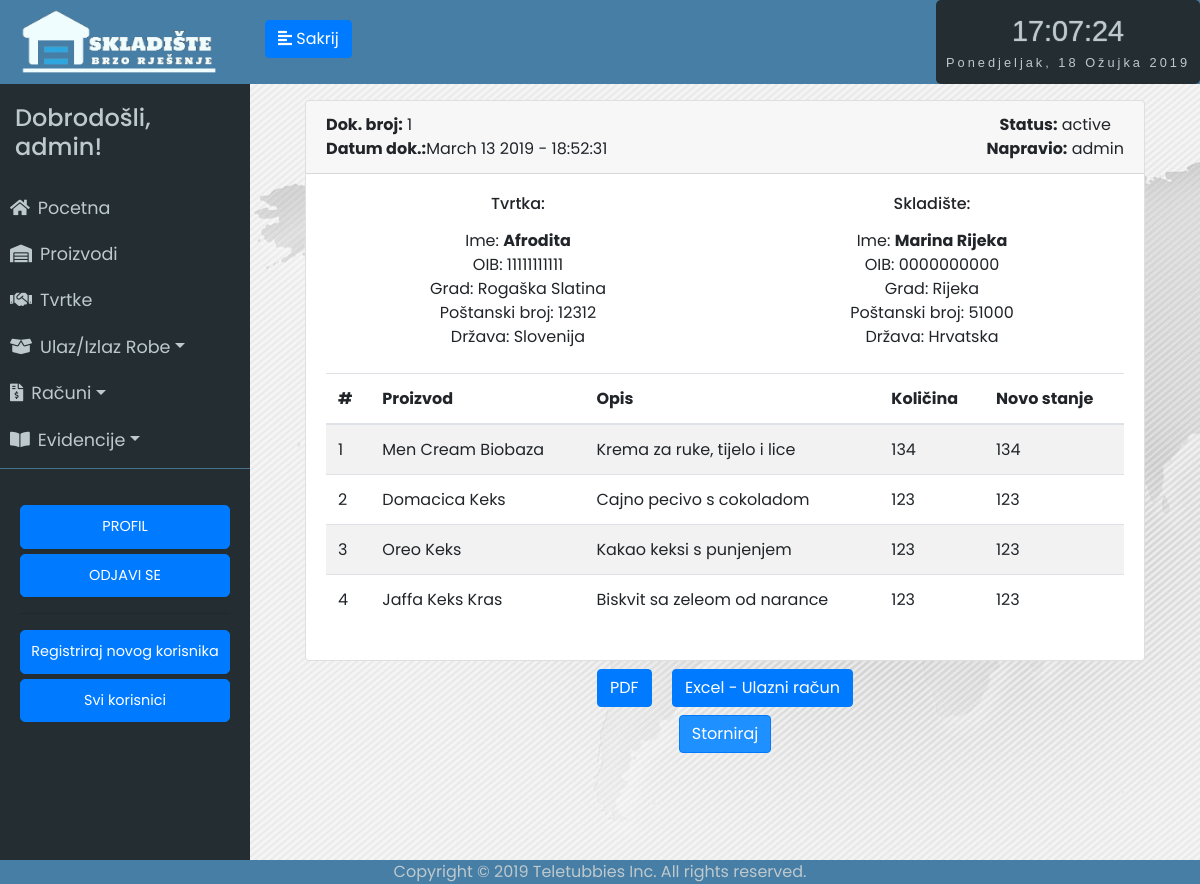
The app's page /receipt/1 (signed in) with its own data.
### app/models.py (models this page shows, shortened)
class User(UserMixin, db.Model):
	id = db.Column(db.Integer, primary_key=True)
	username = db.Column(db.String(64), index=True, unique=True)
	email = db.Column(db.String(120), index=True, unique=True)
	password_hash = db.Column(db.String(128))
	last_seen = db.Column(db.DateTime, default=datetime.utcnow)
	rank = db.Column(db.String(32))
	status = db.Column(db.String(32))
	evidencija = db.relationship('Evidencija', backref='user', lazy='dynamic')
	ReceiptUser = db.relationship('Receipt', backref = 'receiptUser', lazy = 'dynamic', foreign_keys = 'Receipt.receipt_user')
	StornoUser = db.relationship('Receipt', backref='stornoUser', lazy='dynamic', foreign_keys = 'Receipt.storno_user')

class Evidencija(db.Model):
	id = db.Column(db.Integer, primary_key=True)
	proizvod_id = db.Column(db.Integer, db.ForeignKey('proizvod.id'))
	tvrtka_id = db.Column(db.Integer, db.ForeignKey('tvrtka.id'))
	promijenjena_kolicina = db.Column(db.Integer)
	trenutna_kolicina = db.Column(db.Integer)
	datum_unosa = db.Column(db.DateTime, default=datetime.utcnow)
	vrsta_unosa = db.Column(db.String(64))
	user_id = db.Column(db.Integer, db.ForeignKey('user.id'))
	receipt_id = db.Column(db.Integer, db.ForeignKey('receipt.id'))

class Receipt(db.Model):
	id = db.Column(db.Integer, primary_key=True)
	status = db.Column(db.String(64))
	date = db.Column(db.DateTime, default=datetime.utcnow)
	receipt_type = db.Column(db.String(64))
	evidencija = db.relationship('Evidencija', backref='receipt', lazy='dynamic')
	storno_date = db.Column(db.DateTime, nullable=True)
	receipt_user = db.Column(db.Integer, db.ForeignKey('user.id'))
	storno_user = db.Column(db.Integer, db.ForeignKey('user.id'), nullable=True)
	receipt_tvrtka = db.Column(db.Integer, db.ForeignKey('tvrtka.id'))

class Tvrtka(db.Model):
	__searchable__ = ['name']
	id = db.Column(db.Integer, primary_key=True)
	name = db.Column(db.String(64))
	oib = db.Column(db.Integer, unique=True)
	adresa = db.Column(db.String(200))
	grad = db.Column(db.String(64))
	p_broj = db.Column(db.Integer)
	drzava = db.Column(db.String(64))
	evidencija = db.relationship('Evidencija', backref='tvrtka', lazy='dynamic')
	receipt = db.relationship('Receipt', backref='tvrtka', lazy='dynamic')

class Proizvod(db.Model):
	__searchable__ = ['name']
	id = db.Column(db.Integer, primary_key=True)
	name = db.Column(db.String(64))
	kolicina = db.Column(db.Integer, default=0)
	zemlja_podrijetla = db.Column(db.String(64))
	opis_proizvoda = db.Column(db.String(300))
	datum_unosa = db.Column(db.DateTime, default=datetime.utcnow)
	bar_kod = db.Column(db.String(64))
	evidencija = db.relationship('Evidencija', backref='proizvod', lazy='dynamic')

### app/routes.py (the view, shortened to what this page needs)
@app.route('/receipt/<id>', methods=['GET', 'POST'])
@login_required
def receipt(id):
	form = Storno()
	evidencije = Evidencija.query.filter_by(receipt_id=id)
	evidencija = Evidencija.query.filter_by(receipt_id=id).first()
	receipt = Receipt.query.get(id)
	return render_template('receipt.html', id=id, evidencije=evidencije, evidencija=evidencija, receipt=receipt, form=form)

### app/forms.py
class Storno(FlaskForm):
	submit= SubmitField('Storniraj')

### app/models.py (called while the page is built)
@login.user_loader
def load_user(id):
	return User.query.get(int(id))

### app/routes.py (called while the page is built)
@app.before_request
def before_request():
	if current_user.is_authenticated:
		current_user.last_seen = datetime.utcnow()
		db.session.commit()

### app/templates/receipt.html (shortened to what this page needs)
{% extends "base.html" %}
{% block content %}
<div id="contentToPdf" class="unos-p">
<div class="container">
	<div class="card">
		<div class="card-header">
			<span class="float-left"><span class="float-left"><strong>Dok. broj:</strong> {{id}}</span><br><strong><span class="float-left">Datum dok.:  </strong> {{ evidencija.datum_unosa.strftime('%B %d %Y - %H:%M:%S') }}
			</span>
			<span class="float-right"><strong>Status:</strong> {{receipt.status}} <br><strong>Napravio:</strong> {{evidencija.user.username}} </span>
		</div>
		<div class="card-body">
			<div class="row mb-4">
				<div class="col-sm-6">
					<h6 class="mb-3">Tvrtka:</h6>
					<div>
					<div>Ime: <strong>{{ evidencija.tvrtka.name }}</strong></div>
					</div>
					<div>OIB: {{ evidencija.tvrtka.oib }}</div>
					<div>Grad: {{ evidencija.tvrtka.grad }}</div>
					<div>Poštanski broj: {{ evidencija.tvrtka.p_broj }}</div>
					<div>Država: {{ evidencija.tvrtka.drzava }}</div>
				</div>
				<div class="col-sm-6">
					<h6 class="mb-3">Skladište:</h6>
					<div>
					<div>Ime: <strong>Marina Rijeka</strong></div>
					</div>
					<div>OIB: 0000000000</div>
					<div>Grad: Rijeka</div>
					<div>Poštanski broj: 51000</div>
					<div>Država: Hrvatska</div>
				</div>
			</div>
			<div class="table-responsive-sm">
				<table class="table table-striped">
					<thead>
						<tr>
							<th class="center">#</th>
							<th style=" margin-left: -100px;">Proizvod</th>
							<th>Opis</th>
							<th class="right">Količina</th>
							<th class="right">Novo stanje</th>
						</tr>
					</thead>
					<tbody>
					{% for evidencija in evidencije %}
						<tr>
							<td class="left"><script type="text/javascript">document.write(number); number+=1;</script></td>
							<td class="left">{{ evidencija.proizvod.name }}</td>
							<td class="left">{{ evidencija.proizvod.opis_proizvoda }}</td>
							<td class="right">{{ evidencija.promijenjena_kolicina }}</td>
							<td class="right">{{ evidencija.trenutna_kolicina }}</td>
						</tr>
					{% endfor %}
					</tbody>
				</table>
			</div>
		</div>
	</div>
</div>
<button class="btn btn-primary m-2" onclick="window.open('../receipt_pdf/{{id}}')">PDF</button>
{% if evidencija.vrsta_unosa =='unos' %}
            <button class="btn btn-primary m-2" onclick="window.open('{{ url_for('export_receipt_unos', id=id) }}')">Excel - Ulazni račun</button>
{% else %}
			<button class="btn btn-primary m-2" onclick="window.open('{{ url_for('export_receipt_izlaz', id=id) }}')">Excel - Izlazni račun</button>
{% endif %}
{% if receipt.status !='storno' %}
<form  action="" method="post" novalidate="">
          {{ form.submit(type="submit", class="btn btn-primary") }}
          <br>
  </form>
{% endif %}
{% endblock %}

### app/templates/base.html (shortened to what this page needs)
<html>
<head>
	<link rel="stylesheet" href="https://stackpath.bootstrapcdn.com/bootstrap/4.2.1/css/bootstrap.min.css" integrisha384-GJzZqFGwb1QTTN6wy59ffF1BuGJpLSa9DkKMp0DgiMDm4iYMj70gZWKYbI706tWS">
	<link href="../static/style.css" type="text/css" rel="stylesheet">
	<link rel="stylesheet" href="https://use.fontawesome.com/releases/v5.7.1/css/all.css">
</head>
<body onload="startTime()">
	<div class="wrapper">
	<nav id="sidebar">
		<div class="sidebar-header ">
			<img src="../static/logo5.png" style="width: 200px; height: auto;">
		</div>
		<ul class="list-unstyled components" id="navigation">
			<h4>Dobrodošli, {{ current_user.username }}!</h4>
			<li class="{% block index %}{% endblock %}">
				<a href="{{ url_for('index') }}"><i class="fas fa-home mr-2"></i>Pocetna</a>
			</li>
			<li class="{% block stanje_skladista %}{% endblock %}">
				<a href="{{ url_for('stanje_skladista1') }}"><i class="fas fa-warehouse mr-2"></i>Proizvodi</a>
			</li>
			<li class="{% block dobavljaci %}{% endblock %}">
				<a href="{{ url_for('tvrtke1') }}"><i class="fas fa-handshake mr-2"></i>Tvrtke</a>
			</li>
			<li class="{% block ulaz_izlaz %}{% endblock %}">
				<a href="#pageSubmenu2" data-toggle="collapse" aria-expanded="false" class="dropdown-toggle"><i class="fas fa-box-open mr-2"></i>Ulaz/Izlaz Robe</a>
			</li>
			<li class="{% block racuni %}{% endblock %}">
				<a href="#pageSubmenu3" data-toggle="collapse" aria-expanded="false" class="dropdown-toggle"><i class="fas fa-file-invoice-dollar mr-2"></i>Računi</a>
			</li>
			<li class="{% block evidencije %}{% endblock %}">
				<a href="#pageSubmenu" data-toggle="collapse" aria-expanded="false" class="dropdown-toggle"><i class="fas fa-book-open mr-2"></i>Evidencije</a>
			</li>
		</ul>
		<ul class="list-unstyled CTAs">
                <li>
                    <a href="{{ url_for('user', username=current_user.username) }}" class="btn btn-primary hover-plava">PROFIL</a>
                </li>
                <li>
                    <a href="{{ url_for('logout') }}" class="btn btn-primary hover-plava">ODJAVI SE</a>
                </li>
                {%  if current_user.rank == "admin"%}
                <hr>
                    <li>
                        <a href="{{ url_for('register') }}" class="btn btn-primary hover-plava">Registriraj novog korisnika</a>
                    </li>
                    <li>
                        <a href="{{ url_for('svi_korisnici1') }}" class="btn btn-primary hover-plava">Svi korisnici</a>
                    </li>
                {% endif %}
            </ul>
	</nav>
		<div class="tijelo">
	        <div class="plava-pozadina">
	        	<div class="d-flex bd-highlight">
	  				<div class="bd-highlight">
		            	<button type="button" id="sidebarCollapse" class="btn btn-primary">
			                <i class="fas fa-align-left"></i>
			                <span class="sakrij-tipku"></span>
		            	</button>
		            </div>
	  				<div class="ml-auto bd-highlight">
	  					<div id="clockdate">
		  					<div class="clockdate-wrapper">
		    					<div id="clock"></div>
		    					<div id="date"></div>
		  					</div>
						</div>
					</div>
				</div>
	    	</div>
			<div class="plavo">
			{% block content %}
			{% endblock %}
			</div>
		</div>
<footer>Copyright © 2019 Teletubbies Inc. All rights reserved.</footer>
</body>
</html>

### app/static/style.css (style rules this page uses)
body { font-family: 'Poppins', sans-serif; background: #fafafa; }
h4 { padding: 15px; }
.wrapper { display: flex; width: 100%; align-items: stretch; }
a, a:hover, a:focus { color: inherit; text-decoration: none; transition: all 0.3s; }
#sidebar { min-width: 250px; max-width: 250px; min-height: 100vh; background: #242d32; color: #bec9cd; transition: all 0.3s; }
#sidebarCollapse { margin-top: 20px; margin-left: 15px; }
#sidebar .sidebar-header { padding: 7.5px 20px; background: #477ea5; color: #f0fdfe; }
#sidebar ul.components { padding: 5px 0; border-bottom: 1px solid #47748b; }
#sidebar ul li a { padding: 10px; font-size: 1.1em; display: block; }
ul.CTAs { padding: 20px; }
ul.CTAs a { text-align: center; font-size: 0.9em !important; display: block; border-radius: 5px; margin-bottom: 5px; }
.tijelo { display: inline-block; width: 100%; }
.plavo { display: inline-block; width: 100%; text-align: center; }
.plava-pozadina { background-color: #477ea5; display: inline-block; width: 100%; height: 84px; }
.unos-p { padding-top: 2vh; padding-left: 5vh; padding-right: 5vh; background-image: url('map.jpg'); height: 100vh; }
.sakrij-tipku:before { content: 'Sakrij'; }
.clockdate-wrapper { background-color: #242d32; padding:10px; max-width:350px; width:100%; text-align:center; border-radius:5px; margin:0 auto; height: 84px; }
#clock { background-color:#242d32; font-family: sans-serif; font-size:1.8rem; text-shadow:0px 0px 1px #bec9cd; color:#bec9cd; }
#date { letter-spacing:3px; font-size:0.8rem; font-family:arial,sans-serif; color:#bec9cd; }
footer { position: fixed; left: 0; bottom: 0; width: 100%; background-color: #477ea5; color: #bec9cd; text-align: center; }
:root { --mainColor: #007bff; }
input { border: 1px solid transparent; background-color: #f1f1f1; padding: 10px; font-size: 16px; }
input[type=submit] { background-color: DodgerBlue; color: #fff; }

### records on screen
User: username "admin", user.username "admin"
Evidencija: datum_unosa "March 13 2019 - 18:52:31", proizvod.name "Men Cream Biobaza", proizvod.opis_proizvoda "Krema za ruke, tijelo i lice", promijenjena_kolicina "134", trenutna_kolicina "134"
Receipt: status "active"
Tvrtka: tvrtka.name "Afrodita", tvrtka.oib "11111111111", tvrtka.grad "Rogaška Slatina", tvrtka.p_broj "12312", tvrtka.drzava "Slovenija"
Evidencija: proizvod.name "Domacica Keks", proizvod.opis_proizvoda "Cajno pecivo s cokoladom", promijenjena_kolicina "123", trenutna_kolicina "123"
Evidencija: proizvod.name "Oreo Keks", proizvod.opis_proizvoda "Kakao keksi s punjenjem", promijenjena_kolicina "123", trenutna_kolicina "123"
Evidencija: proizvod.name "Jaffa Keks Kras", proizvod.opis_proizvoda "Biskvit sa zeleom od narance", promijenjena_kolicina "123", trenutna_kolicina "123"

### other values on screen
{{ id }} "1"
